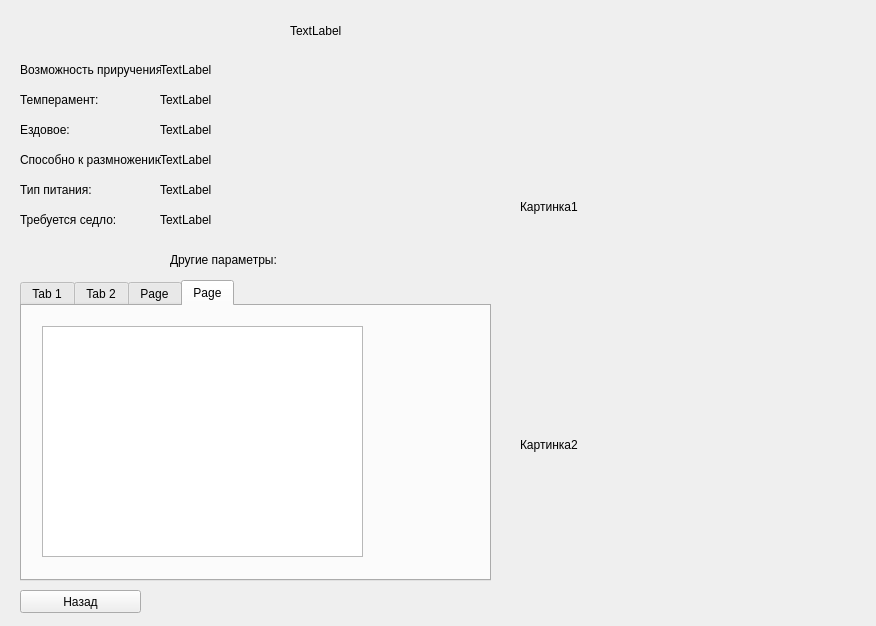
<?xml version="1.0" encoding="UTF-8"?>
<ui version="4.0">
 <class>MainWindow</class>
 <widget class="QMainWindow" name="MainWindow">
  <property name="geometry">
   <rect>
    <x>0</x>
    <y>0</y>
    <width>876</width>
    <height>626</height>
   </rect>
  </property>
  <property name="windowTitle">
   <string>MainWindow</string>
  </property>
  <widget class="QWidget" name="centralwidget">
   <widget class="QWidget" name="verticalLayoutWidget">
    <property name="geometry">
     <rect>
      <x>520</x>
      <y>90</y>
      <width>331</width>
      <height>471</height>
     </rect>
    </property>
    <layout class="QVBoxLayout" name="verticalLayout">
     <item>
      <widget class="QLabel" name="picture_1">
       <property name="text">
        <string>Картинка1</string>
       </property>
      </widget>
     </item>
     <item>
      <widget class="QLabel" name="picture_2">
       <property name="text">
        <string>Картинка2</string>
       </property>
      </widget>
     </item>
    </layout>
   </widget>
   <widget class="QPushButton" name="return_back">
    <property name="geometry">
     <rect>
      <x>20</x>
      <y>590</y>
      <width>121</width>
      <height>23</height>
     </rect>
    </property>
    <property name="text">
     <string>Назад</string>
    </property>
   </widget>
   <widget class="QLabel" name="title">
    <property name="geometry">
     <rect>
      <x>290</x>
      <y>20</y>
      <width>231</width>
      <height>21</height>
     </rect>
    </property>
    <property name="text">
     <string>TextLabel</string>
    </property>
   </widget>
   <widget class="QTabWidget" name="tabWidget">
    <property name="geometry">
     <rect>
      <x>20</x>
      <y>280</y>
      <width>471</width>
      <height>301</height>
     </rect>
    </property>
    <property name="currentIndex">
     <number>3</number>
    </property>
    <widget class="QWidget" name="food">
     <attribute name="title">
      <string>Tab 1</string>
     </attribute>
     <widget class="QTextBrowser" name="food_value">
      <property name="geometry">
       <rect>
        <x>20</x>
        <y>20</y>
        <width>321</width>
        <height>231</height>
       </rect>
      </property>
     </widget>
    </widget>
    <widget class="QWidget" name="harvests">
     <attribute name="title">
      <string>Tab 2</string>
     </attribute>
     <widget class="QTextBrowser" name="harvests_value">
      <property name="geometry">
       <rect>
        <x>20</x>
        <y>20</y>
        <width>321</width>
        <height>231</height>
       </rect>
      </property>
     </widget>
    </widget>
    <widget class="QWidget" name="saddle_recipe">
     <attribute name="title">
      <string>Page</string>
     </attribute>
     <widget class="QTextBrowser" name="saddle_recipe_value">
      <property name="geometry">
       <rect>
        <x>20</x>
        <y>20</y>
        <width>321</width>
        <height>231</height>
       </rect>
      </property>
     </widget>
    </widget>
    <widget class="QWidget" name="basic_stats">
     <attribute name="title">
      <string>Page</string>
     </attribute>
     <widget class="QTextBrowser" name="basic_stats_value">
      <property name="geometry">
       <rect>
        <x>20</x>
        <y>20</y>
        <width>321</width>
        <height>231</height>
       </rect>
      </property>
     </widget>
    </widget>
   </widget>
   <widget class="QLabel" name="label">
    <property name="geometry">
     <rect>
      <x>20</x>
      <y>60</y>
      <width>141</width>
      <height>20</height>
     </rect>
    </property>
    <property name="text">
     <string>Возможность приручения:</string>
    </property>
   </widget>
   <widget class="QLabel" name="tameable">
    <property name="geometry">
     <rect>
      <x>160</x>
      <y>60</y>
      <width>111</width>
      <height>20</height>
     </rect>
    </property>
    <property name="text">
     <string>TextLabel</string>
    </property>
   </widget>
   <widget class="QLabel" name="label_3">
    <property name="geometry">
     <rect>
      <x>20</x>
      <y>90</y>
      <width>141</width>
      <height>20</height>
     </rect>
    </property>
    <property name="text">
     <string>Темперамент:</string>
    </property>
   </widget>
   <widget class="QLabel" name="temperament">
    <property name="geometry">
     <rect>
      <x>160</x>
      <y>90</y>
      <width>111</width>
      <height>20</height>
     </rect>
    </property>
    <property name="text">
     <string>TextLabel</string>
    </property>
   </widget>
   <widget class="QLabel" name="label_6">
    <property name="geometry">
     <rect>
      <x>20</x>
      <y>120</y>
      <width>111</width>
      <height>20</height>
     </rect>
    </property>
    <property name="text">
     <string>Ездовое:</string>
    </property>
   </widget>
   <widget class="QLabel" name="label_7">
    <property name="geometry">
     <rect>
      <x>20</x>
      <y>150</y>
      <width>141</width>
      <height>20</height>
     </rect>
    </property>
    <property name="text">
     <string>Способно к размножению:</string>
    </property>
   </widget>
   <widget class="QLabel" name="label_8">
    <property name="geometry">
     <rect>
      <x>20</x>
      <y>210</y>
      <width>111</width>
      <height>20</height>
     </rect>
    </property>
    <property name="text">
     <string>Требуется седло:</string>
    </property>
   </widget>
   <widget class="QLabel" name="label_9">
    <property name="geometry">
     <rect>
      <x>170</x>
      <y>250</y>
      <width>111</width>
      <height>20</height>
     </rect>
    </property>
    <property name="text">
     <string>Другие параметры:</string>
    </property>
   </widget>
   <widget class="QLabel" name="rideable">
    <property name="geometry">
     <rect>
      <x>160</x>
      <y>120</y>
      <width>111</width>
      <height>20</height>
     </rect>
    </property>
    <property name="text">
     <string>TextLabel</string>
    </property>
   </widget>
   <widget class="QLabel" name="mateable">
    <property name="geometry">
     <rect>
      <x>160</x>
      <y>150</y>
      <width>111</width>
      <height>20</height>
     </rect>
    </property>
    <property name="text">
     <string>TextLabel</string>
    </property>
   </widget>
   <widget class="QLabel" name="saddle_required">
    <property name="geometry">
     <rect>
      <x>160</x>
      <y>210</y>
      <width>111</width>
      <height>20</height>
     </rect>
    </property>
    <property name="text">
     <string>TextLabel</string>
    </property>
   </widget>
   <widget class="QLabel" name="label_10">
    <property name="geometry">
     <rect>
      <x>20</x>
      <y>180</y>
      <width>111</width>
      <height>20</height>
     </rect>
    </property>
    <property name="text">
     <string>Тип питания:</string>
    </property>
   </widget>
   <widget class="QLabel" name="food_type">
    <property name="geometry">
     <rect>
      <x>160</x>
      <y>180</y>
      <width>111</width>
      <height>20</height>
     </rect>
    </property>
    <property name="text">
     <string>TextLabel</string>
    </property>
   </widget>
  </widget>
 </widget>
 <resources/>
 <connections/>
</ui>
